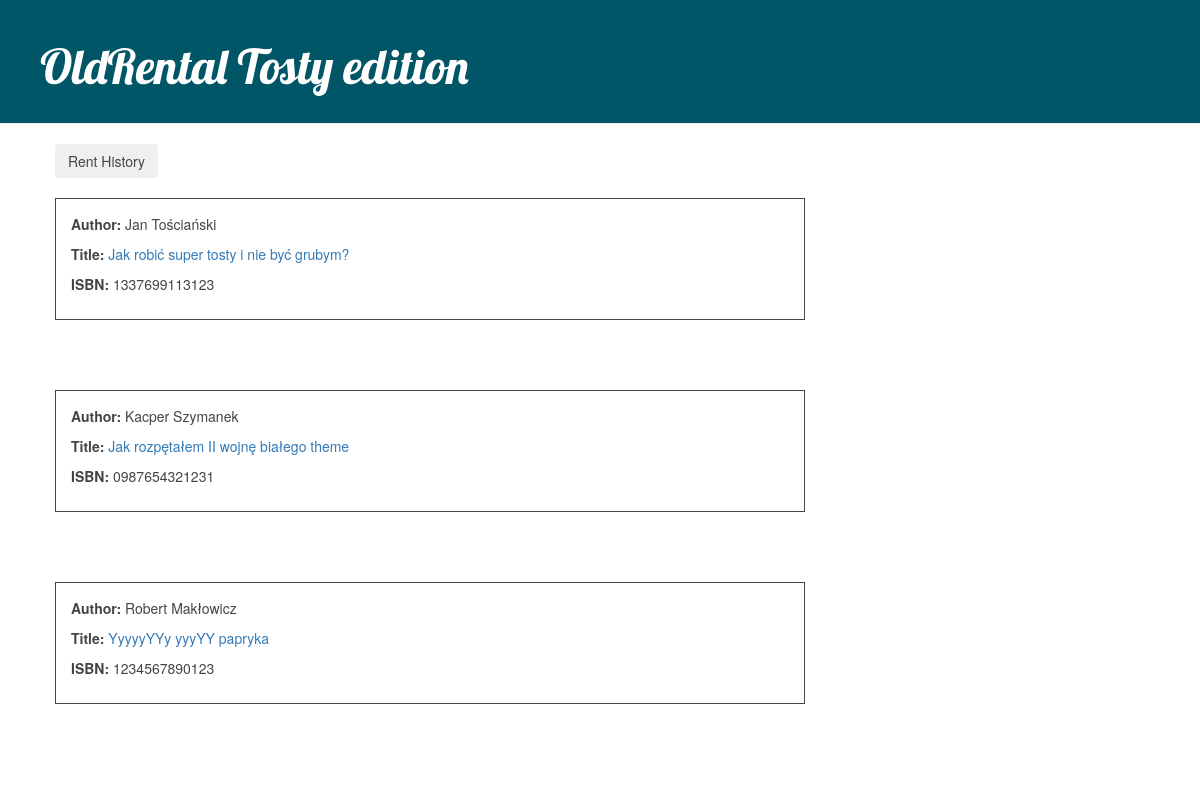
The page /books/ on the database its author committed.
### oldrental/models.py (models this page shows, shortened)
class Book(models.Model):
    author = models.CharField(max_length=64)
    title = models.CharField(max_length=64)
    genre = models.ForeignKey(Genre, related_name='books', on_delete=models.PROTECT)
    isbn = models.CharField(unique=True, max_length=13, validators=[
        RegexValidator(regex='^[0-9]{13}$', message='ISBN must be 13 digit long!', code='no_match')])
    user_rentier = models.ForeignKey(User, related_name='books', on_delete=models.CASCADE,
                                     default=None, blank=True, null=True)
    rent_date = models.DateTimeField(default=None, blank=True, null=True)
    class Meta:
        unique_together = ('author', 'title', 'genre')
        ordering = ('title',)

### oldrental/views.py (the view)
# urls.py: path('', views.BookView.as_view(), name='books'),
class BookView(View):
    def get(self, request):
        books = Book.objects.filter().order_by('author')
        return render(request, 'books.html', {'books': books})

### templates/books.html (shortened to what this page needs)
{% extends 'base.html' %}
{% block content %}
    <form action = "{% url 'rentedbooks' %}">
        <input type="submit" class="btn btn-secondary" value="Rent History"/>
    </form> <br>
    {% for book in books %}
        <div class="book">
            <div class="author">
                <p><b>Author:</b> {{ book.author }}</p>
                <p><b>Title:</b> <a href="{% url 'books_detail' pk=book.pk %}">{{ book.title }}</a></p>
            </div>
            <p><b>ISBN:</b> {{ book.isbn }}</p>
        </div>
    {% endfor %}
{% endblock %}

### oldrental/static/css/books.css (style rules this page uses)
.book { margin-bottom: 70px; }
body { color: #444; }
.book { border-width: 1px; border-style: solid; border-color: #444; justify-content: space-between; padding: 15px; }

### rows shown on the page
Book: author "Jan Tościański", title "Jak robić super tosty i nie być grubym?", isbn "1337699113123"
Book: author "Kacper Szymanek", title "Jak rozpętałem II wojnę białego theme", isbn "0987654321231"
Book: author "Robert Makłowicz", title "YyyyyYYy yyyYY papryka", isbn "1234567890123"
